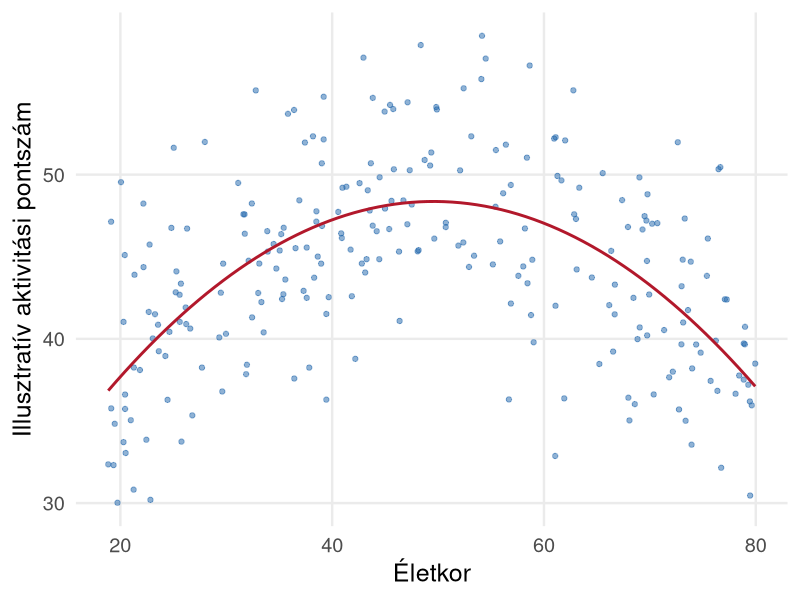
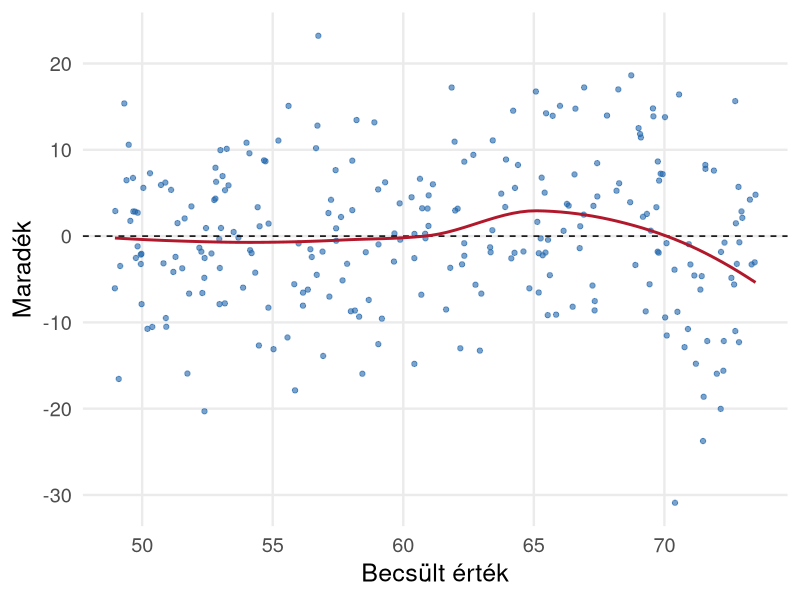
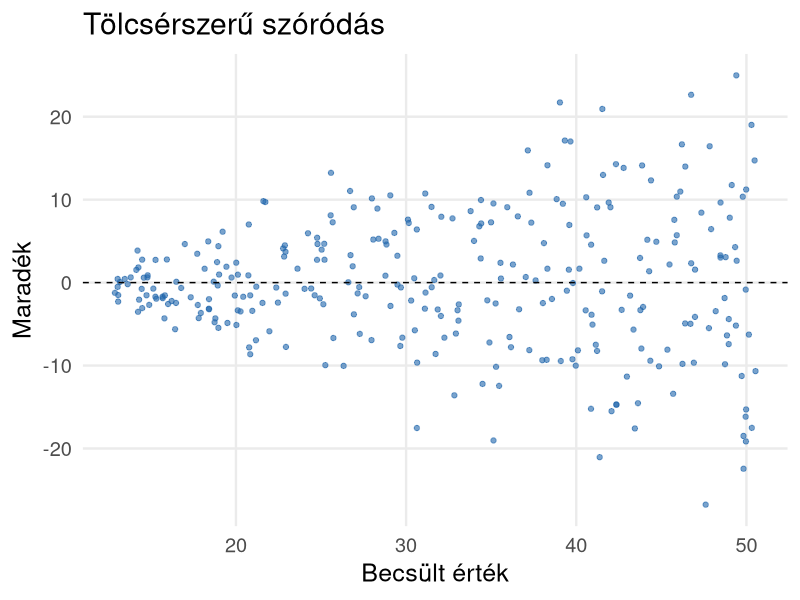
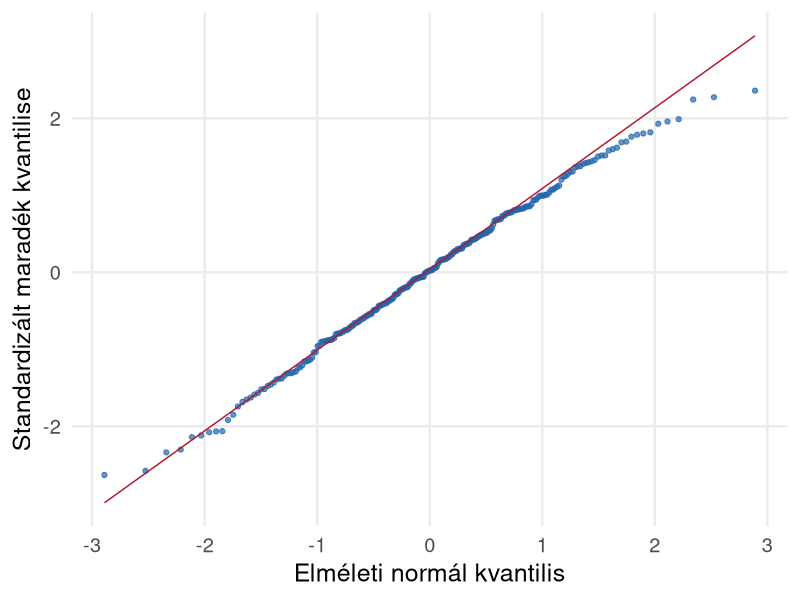
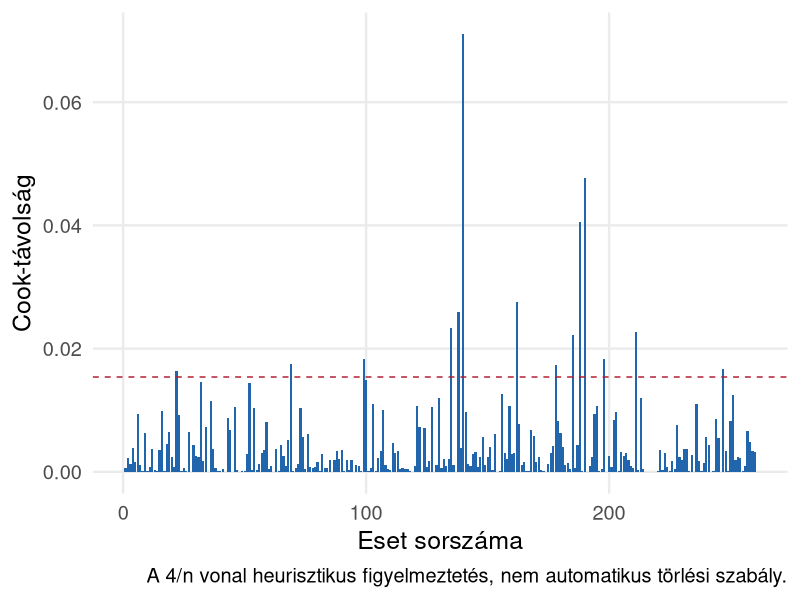
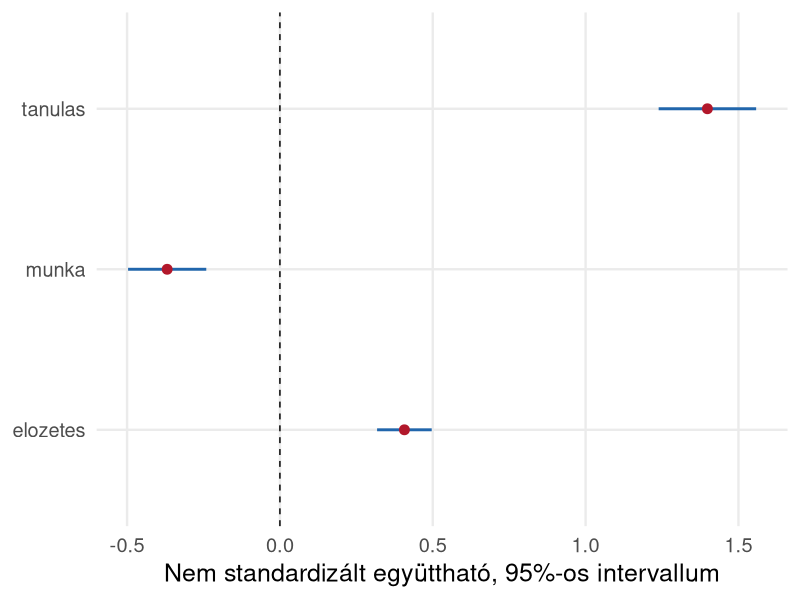

Write R code to recreate these figures, in order.
## ---- chunk 1
#| include: false
library(ggplot2)

set.seed(20261006)
theme_set(theme_minimal(base_size = 18) + theme(panel.grid.minor = element_blank()))
n <- 260
adat <- data.frame(tanulas=runif(n,2,20), elozetes=rnorm(n,60,10),
                   munka=runif(n,0,25), kor=runif(n,18,35),
                   kepzes=factor(sample(c("Nappali","Levelező","Esti"),n,TRUE),
                                 levels=c("Nappali","Levelező","Esti")))
adat$pont <- 20 + 1.6*adat$tanulas + .45*adat$elozetes - .22*adat$munka +
  ifelse(adat$kepzes=="Levelező",-3,ifelse(adat$kepzes=="Esti",2,0)) + rnorm(n,0,7)
m1 <- lm(pont~tanulas,data=adat)
m2 <- lm(pont~tanulas+elozetes+munka,data=adat)
mcat <- lm(pont~tanulas+elozetes+munka+kepzes,data=adat)
tabla <- function(m) {
  a <- as.data.frame(coef(summary(m)))
  ci <- confint(m)
  knitr::kable(data.frame(Tag=rownames(a), B=a[,1], SE=a[,2], t=a[,3],
                         p=a[,4], Also=ci[,1], Felso=ci[,2]),digits=3,row.names=FALSE)
}
adat$becsult <- fitted(m1)
adat$maradek <- resid(m1)
## ---- chunk 2
#| fig-width: 10
#| fig-height: 4.7
set.seed(71)
curve <- data.frame(kor=runif(250,18,80))
curve$aktivitas <- 20+1.1*curve$kor-.011*curve$kor^2+rnorm(250,0,5)
mq <- lm(aktivitas~kor+I(kor^2),data=curve)
ggplot(curve,aes(kor,aktivitas))+geom_point(alpha=.5,color="#2166ac")+
 geom_smooth(method="lm",formula=y~x+I(x^2),se=FALSE,color="#b2182b",linewidth=1)+
 labs(x="Életkor",y="Illusztratív aktivitási pontszám")
## ---- chunk 3
#| fig-width: 10
#| fig-height: 4.7
ggplot(adat,aes(becsult,maradek))+geom_point(alpha=.6,color="#2166ac")+
 geom_hline(yintercept=0,linetype="dashed")+
 geom_smooth(method="loess",se=FALSE,color="#b2182b")+
 labs(x="Becsült érték",y="Maradék")
## ---- chunk 4
#| fig-width: 10
#| fig-height: 4.7
set.seed(72)
het <- data.frame(x=runif(300,1,20))
het$y <- 10+2*het$x+rnorm(300,0,1+.6*het$x)
mh <- lm(y~x,data=het)
het$fit <- fitted(mh);het$e <- resid(mh)
ggplot(het,aes(fit,e))+geom_point(alpha=.6,color="#2166ac")+
 geom_hline(yintercept=0,linetype="dashed")+labs(x="Becsült érték",y="Maradék",title="Tölcsérszerű szóródás")
## ---- chunk 5
#| fig-width: 10
#| fig-height: 4.7
qq <- data.frame(e=rstandard(m2))
ggplot(qq,aes(sample=e))+stat_qq(color="#2166ac",alpha=.7)+
 stat_qq_line(color="#b2182b")+
 labs(x="Elméleti normál kvantilis",y="Standardizált maradék kvantilise")
## ---- chunk 6
#| fig-width: 10
#| fig-height: 4.7
diag <- data.frame(eset=seq_len(nrow(adat)),cook=cooks.distance(m2))
ggplot(diag,aes(eset,cook))+geom_col(fill="#2166ac")+
 geom_hline(yintercept=4/nrow(adat),linetype="dashed",color="#b2182b")+
 labs(x="Eset sorszáma",y="Cook-távolság",caption="A 4/n vonal heurisztikus figyelmeztetés, nem automatikus törlési szabály.")
## ---- chunk 7
#| fig-width: 10
#| fig-height: 4.6
co <- coef(m2)[-1]; ci <- confint(m2)[-1,,drop=FALSE]
ct <- data.frame(tag=names(co),b=unname(co),lo=ci[,1],hi=ci[,2])
ggplot(ct,aes(b,tag))+geom_vline(xintercept=0,linetype="dashed")+
 geom_segment(aes(x=lo,xend=hi,yend=tag),color="#2166ac",linewidth=1)+
 geom_point(color="#b2182b",size=3)+
 labs(x="Nem standardizált együttható, 95%-os intervallum",y=NULL)
## ---- chunk 8
#| results: asis
b <- coef(m2)["tanulas"]; ci <- confint(m2)["tanulas",]
cat(sprintf("A szimulált mintán (%d eset) az előzetes tudás és a munkaidő figyelembevétele mellett egy további heti tanulási órához %.2f ponttal magasabb becsült tesztpontszám társult (95%%-os CI: %.2f–%.2f). A modell R² értéke %.2f. Ez az eredmény feltételes kapcsolatot ír le, és önmagában nem igazolja a tanulási idő oksági hatását.",nobs(m2),b,ci[1],ci[2],summary(m2)$r.squared))
